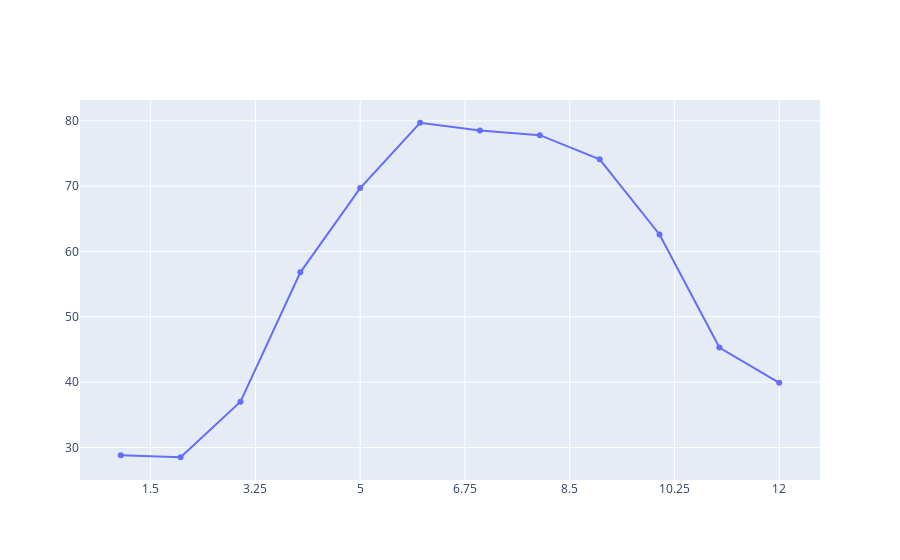

Source (notebook cell):
### Code cell
fig.update_layout(
    xaxis = dict(
        tickmode = 'linear',
        tick0 = 1.5,
        dtick = 1.75
    )
)

fig.show()

### Figure 1 — Plotly figure (JSON) as saved in the notebook; plotly's stock layout.template omitted (floating-point values rounded to 4 significant figures)
{"data": [{"type": "scatter", "x": [1, 2, 3, 4, 5, 6, 7, 8, 9, 10, 11, 12], "y": [28.8, 28.5, 37, 56.8, 69.7, 79.7, 78.5, 77.8, 74.1, 62.6, 45.3, 39.9]}], "layout": {"xaxis": {"dtick": 1.75, "tick0": 1.5, "tickmode": "linear"}}}
